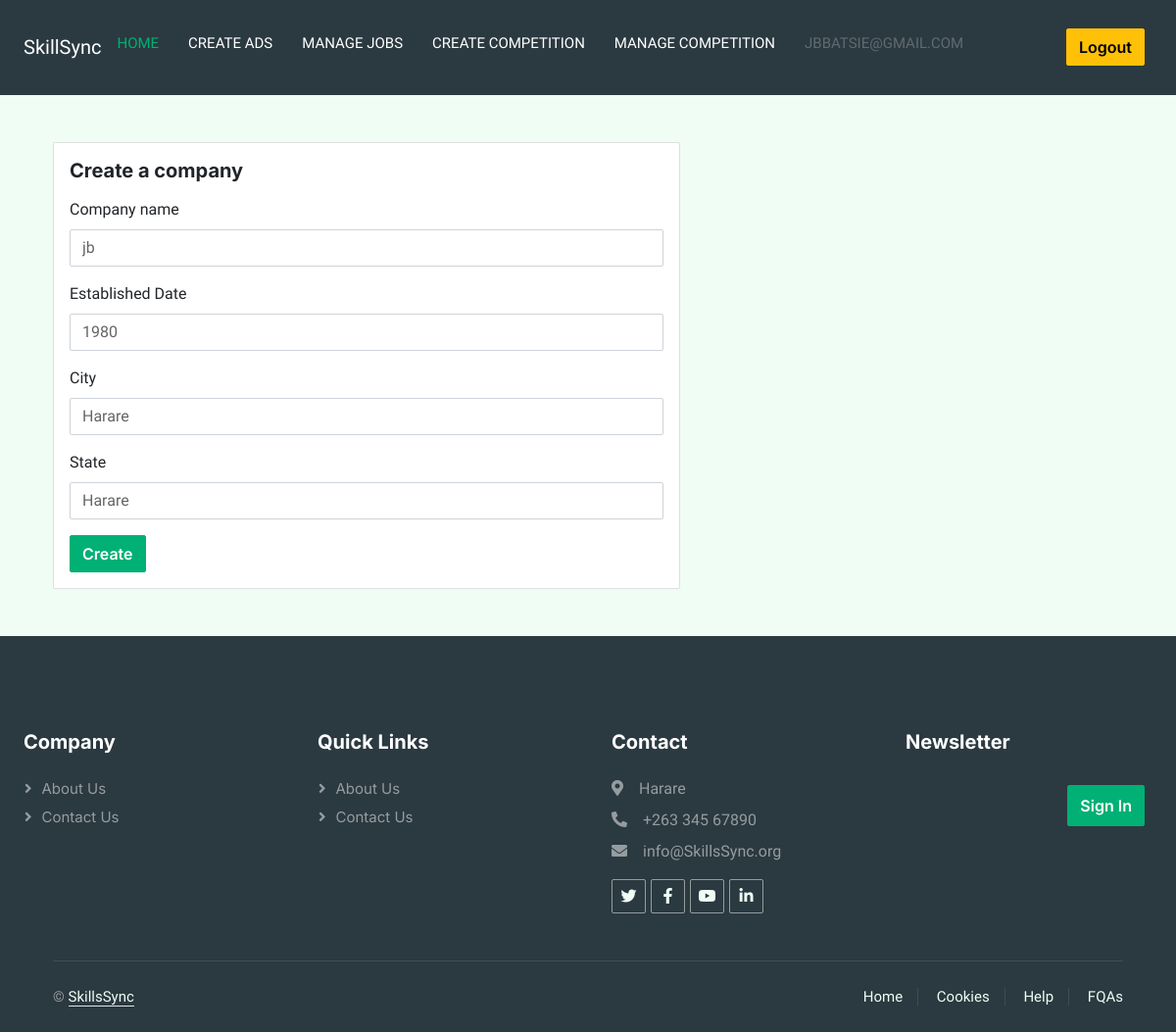
Screenshot of /company/update-company/ (signed in) with the database file from the repository.
### users/models.py (models this page shows)
class User(AbstractUser):
 email = models.EmailField(unique= True)
 is_recruiter = models.BooleanField(default=False)
 is_applicant = models.BooleanField(default=False)
 has_resume = models.BooleanField(default=False)
 has_company = models.BooleanField(default=False)

### company/models.py (models this page shows)
class Company(models.Model):
    user = models.OneToOneField(User,on_delete = models.CASCADE)
    name = models.CharField(max_length=100,null=True, blank=True)
    est_date = models.PositiveIntegerField(null=True, blank=True)
    city = models.CharField(max_length=100,null=True, blank=True)
    state = models.CharField(max_length=100,null=True, blank=True)

### company/views.py (the view)
# urls.py: path('update-company/', views.update_company, name ='update-company'),
def update_company(request):
    if request.user.is_recruiter:
        company = Company.objects.get(user = request.user)
        if request.method =='POST':
            form = UpdateCompanyForm(request.POST, instance=company)
            if form.is_valid():
                var = form.save(commit = False)
                user = User.objects.get(id=request.user.id)
                user.has_company = True
                var.save()
                user.save()
                messages.info(request, 'Your company info has been updated. You can start contributing to the community ')
                return redirect('dashboard')
            else :
                messages.warning(request,'Something went wrong')
        else :
            form = UpdateCompanyForm(instance = company)
            context = {'form': form}
            return render(request, 'company/update_company.html',context)
    else :
            messages.warning(request,'Permission denied')
            return redirect('dashboard')

### company/form.py
class UpdateCompanyForm(forms.ModelForm):
    class Meta:
        model = Company
        exclude = ('user',)

### templates/company/update_company.html (shortened to what this page needs)
{% extends 'base.html' %}
{% load widget_tweaks %}
{% block content %}
<div class="row">
    <div class="col-md-6">
        <div class="card mx-auto" style="width: 40rem">
        <div class="card-body">
            <h5 class="card-title mb-3">
                Create a company
            </h5>
            <form method="POST">
                <div class="mb-3">
                    <label for ='exampleInputEmail' class="form-label">Company name</label>
                    {% render_field form.name class="form-control" %}
                </div>
                <div class="mb-3">
                    <label for ='exampleInputEmail' class="form-label">Established Date</label>
                    {% render_field form.est_date class="form-control" %}
                </div>
                <div class="mb-3">
                    <label for ='exampleInputEmail' class="form-label">City</label>
                    {% render_field form.city class="form-control"%}
                </div>
                <div class="mb-3">
                    <label for ='exampleInputEmail' class="form-label">State</label>
                    {% render_field form.state class="form-control"%}
                </div>
                <button type="submit" class="btn btn-primary">Create</button>
            </form>
        </div>
    </div>
    </div>
</div>
{% endblock content %}

### templates/base.html (shortened to what this page needs)
<!DOCTYPE html>
<html lang="en">
<head>
    <link href="css/style.css" rel="stylesheet">
    <link rel="stylesheet" href="https://cdnjs.cloudflare.com/ajax/libs/font-awesome/5.15.4/css/all.min.css">
    <link href="https://cdn.jsdelivr.net/npm/bootstrap@5.3.2/dist/css/bootstrap.min.css" rel="stylesheet">
    <link href="https://cdnjs.cloudflare.com/ajax/libs/font-awesome/5.10.0/css/all.min.css" rel="stylesheet">
    <link href="https://cdn.jsdelivr.net/npm/bootstrap-icons@1.4.1/font/bootstrap-icons.css" rel="stylesheet">
    <link href="lib/animate/animate.min.css" rel="stylesheet">
    <link href="lib/owlcarousel/assets/owl.carousel.min.css" rel="stylesheet">
    <link href="css/bootstrap.min.css" rel="stylesheet">
    <link href="css/style.css" rel="stylesheet">
</head>
<body>
    <nav class="navbar navbar-expand-lg navbar-dark bg-dark">
        <div class="container-fluid">
            <a class="navbar-brand" href="{% url 'home'%}">SkillSync</a>
            <div class="collapse navbar-collapse" id="navbarSupportedContent" >
                {% if request.user.is_authenticated%}
                {% if request.user.is_applicant %}
                <ul class="navbar-nav me-auto mb-2 mb-lg0">
                    <li class="nav-item"><a class="nav-link active" aria-current="page" href="{% url 'dashboard' %}">Home</a>
                    </li>
                    {% if request.user.has_resume%}
                    <li class="nav-item">
                        <a class="nav-link " href="{% url 'job-listing' %}">Apply to Jobs</a>
                    </li>
                    <li class="nav-item"><a class="nav-link active" aria-current="page" href="{% url 'applied-jobs' %}">Manage Job Applications</a>
                    </li>
                    <li class="nav-item">
                        <a class="nav-link " href="{% url 'compete-listing' %}">Compete</a>
                    </li>
                    <li class="nav-item"><a class="nav-link active" aria-current="page" href="{% url 'applied-compete' %}">Applied Competitions</a>
                    </li>
                    {% else %}
                    <li class="nav-item">
                        <a class="nav-link " href="{% url 'update-resume' %}">Create Profile</a>
                    {% endif %}
                    <li class="nav-item">
                        <a class="nav-link disabled" href="a" tabindex="-1" aria-disabled="true">{{request.user.email}}</a>
                    </li>
                </ul>
                <a href="{%url 'logout'%}" class="btn btn-warning me-2 ">Logout</a>
                {% elif request.user.is_recruiter%}
                <ul class="navbar-nav me-auto mb-2 mb-lg0">
                    <li class="nav-item"><a class="nav-link active" aria-current="page" href="a">Home</a>
                    </li>
                    {% if request.user.has_company  %}
                    <li class="nav-item">
                        <a class="nav-link " href="{%url 'create-job'%}">Create Ads</a>
                    </li>
                    <li class="nav-item">
                        <a class="nav-link " href="{%url 'manage-jobs'%}">Manage Jobs</a>
                    </li>
                    <li class="nav-item">
                        <a class="nav-link " href="{%url 'create-compete'%}">Create Competition</a>
                    </li>
                    <li class="nav-item">
                        <a class="nav-link " href="{%url 'manage-compete'%}">Manage Competition</a>
                    </li>
                    {% else %}
                <li class="nav-item">
                    <a class="nav-link disabled" href="a" tabindex="-1" aria-disabled="true">{{request.user.email}}</a>
                </li>
                </ul>
                <a href="{%url 'logout'%}" class="btn btn-warning me-2 ">Logout</a>
                {% endif %}
                {% else  %}
                <ul class="navbar-nav me-auto mb-2 mb-lg0">
                    <li class="nav-item">
                        <a class="nav-link active" aria-current="page" href="{% url 'job-listing' %}">All Jobs</a>
                    </li>
                        </ul>
                {%endif%}
            </div>
        </div>
    </nav>
    <div class="container mt-5">
        {% block content%}
        {% endblock content%}
    </div>
<footer class="container-fluid bg-dark text-white-50 footer pt-5 mt-5 wow fadeIn" data-wow-delay="0.1s">
    <div class="ccontainer py-5 ">
        <div class="row g-5">
            <div class="col-lg-3 col-md-6">
                <h5 class="text-white mb-4">Company</h5>
                <a class="btn btn-link text-white-50" href="">About Us</a>
                <a class="btn btn-link text-white-50" href="">Contact Us</a>
            </div>
            <div class="col-lg-3 col-md-6">
                <h5 class="text-white mb-4">Quick Links</h5>
                <a class="btn btn-link text-white-50" href="">About Us</a>
                <a class="btn btn-link text-white-50" href="">Contact Us</a>
            </div>
            <div class="col-lg-3 col-md-6">
                <h5 class="text-white mb-4">Contact</h5>
                <p class="mb-2"><i class="fa fa-map-marker-alt me-3"></i>Harare</p>
                <p class="mb-2"><i class="fa fa-phone-alt me-3"></i>+263 345 67890</p>
                <p class="mb-2"><i class="fa fa-envelope me-3"></i>info@SkillsSync.org</p>
                <div class="d-flex pt-2">
                    <a class="btn btn-outline-light btn-social" href=""><i class="fab fa-twitter"></i></a>
                    <a class="btn btn-outline-light btn-social" href=""><i class="fab fa-facebook-f"></i></a>
                    <a class="btn btn-outline-light btn-social" href=""><i class="fab fa-youtube"></i></a>
                    <a class="btn btn-outline-light btn-social" href=""><i class="fab fa-linkedin-in"></i></a>
                </div>
            </div>
            <div class="col-lg-3 col-md-6">
                <h5 class="text-white mb-4">Newsletter</h5>
                <div class="position-relative mx-auto" style="max-width: 400px;">
                    <a href="{%  url  'login'%}" type="button" class="btn btn-primary py-2 position-absolute top-0 end-0 mt-2 me-2">Sign In</a>
                </div>
            </div>
        </div>
    </div>
    <div class="container">
        <div class="copyright">
            <div class="row">
                <div class="col-md-6 text-center text-md-start mb-3 mb-md-0">
                    &copy; <a class="border-bottom" href="#">SkillsSync</a>
                </div>
                <div class="col-md-6 text-center text-md-end">
                    <div class="footer-menu">
                        <a href="">Home</a>
                        <a href="">Cookies</a>
                        <a href="">Help</a>
                        <a href="">FQAs</a>
                    </div>
                </div>
            </div>
        </div>
    </div>
</footer>
</body>
</html>

### css/style.css (style rules this page uses)
:root { --primary: #00B074; --secondary: #2B9BFF; --light: #EFFDF5; --dark: #2B3940; }
.btn { font-family: 'Inter', sans-serif; font-weight: 600; transition: .5s; }
.btn.btn-primary, .btn.btn-secondary { color: #FFFFFF; }
.navbar-dark .navbar-nav .nav-link, .navbar-light .navbar-nav .nav-link { margin-right: 30px; padding: 25px 0; color: #FFFFFF; font-size: 15px; text-transform: uppercase; outline: none; }
.navbar-dark .navbar-nav .nav-link:hover, .navbar-dark .navbar-nav .nav-link.active, .navbar-light .navbar-nav .nav-link:hover, .navbar-light .navbar-nav .nav-link.active { color: var(--primary); }
.footer .btn.btn-social { margin-right: 5px; width: 35px; height: 35px; display: flex; align-items: center; justify-content: center; color: var(--light); border: 1px solid rgba(255,255,255,0.5); border-radius: 2px; transition: .3s; }
.footer .btn.btn-link { display: block; margin-bottom: 5px; padding: 0; text-align: left; font-size: 15px; font-weight: normal; text-transform: capitalize; transition: .3s; }
.footer .btn.btn-link::before { position: relative; content: "\f105"; font-family: "Font Awesome 5 Free"; font-weight: 900; margin-right: 10px; }
.footer .copyright { padding: 25px 0; font-size: 15px; border-top: 1px solid rgba(256, 256, 256, .1); }
.footer .copyright a { color: var(--light); }
.footer .footer-menu a { margin-right: 15px; padding-right: 15px; border-right: 1px solid rgba(255, 255, 255, .1); }
.footer .footer-menu a:last-child { margin-right: 0; padding-right: 0; border-right: none; }

### rows the page displays
User: user.email "JBBATSIE@GMAIL.COM"
Company: name "jb", est_date "1980", city "Harare", state "Harare"
